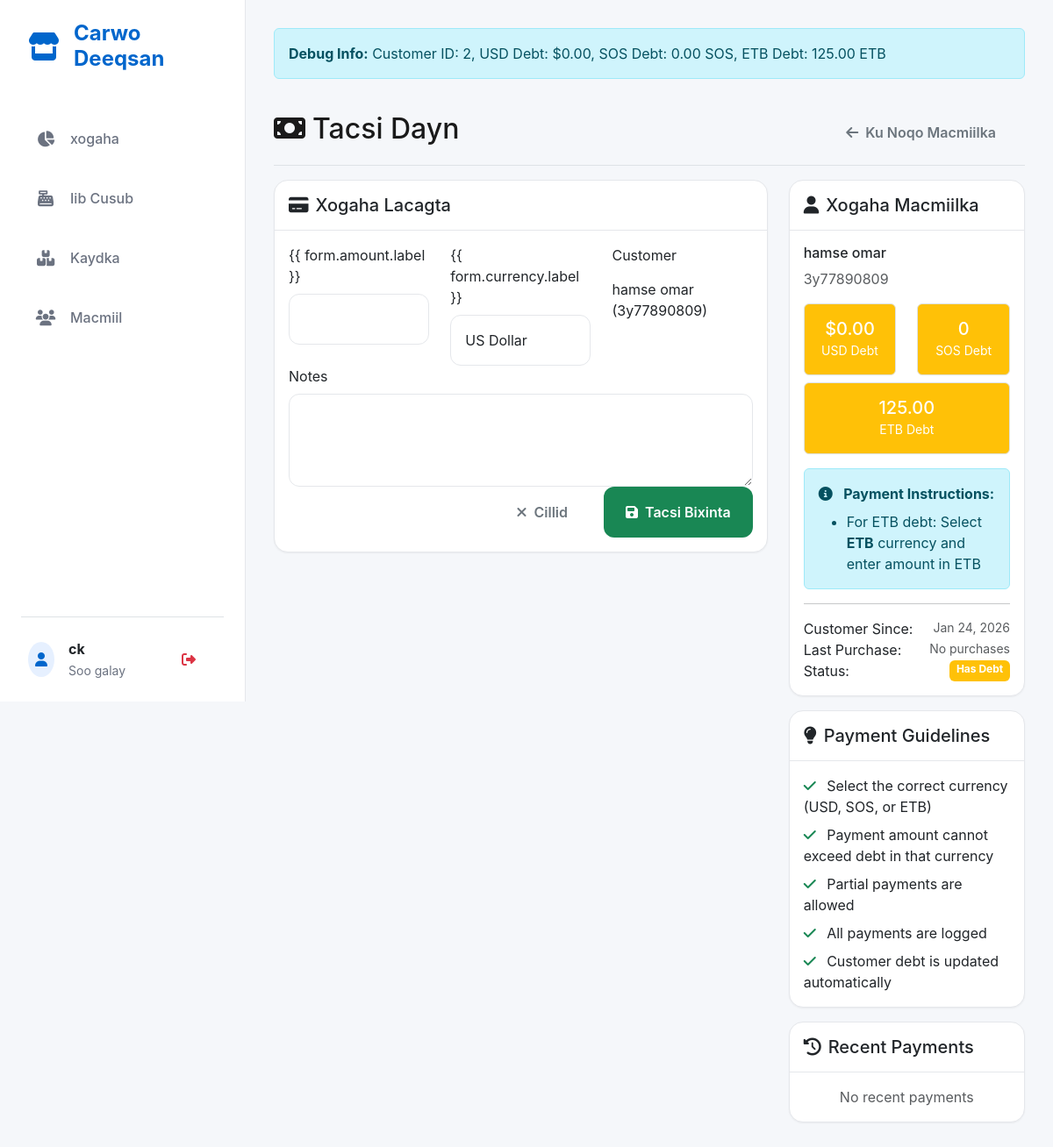
Before: /customers/2/payment/ (signed in) with the older database file.
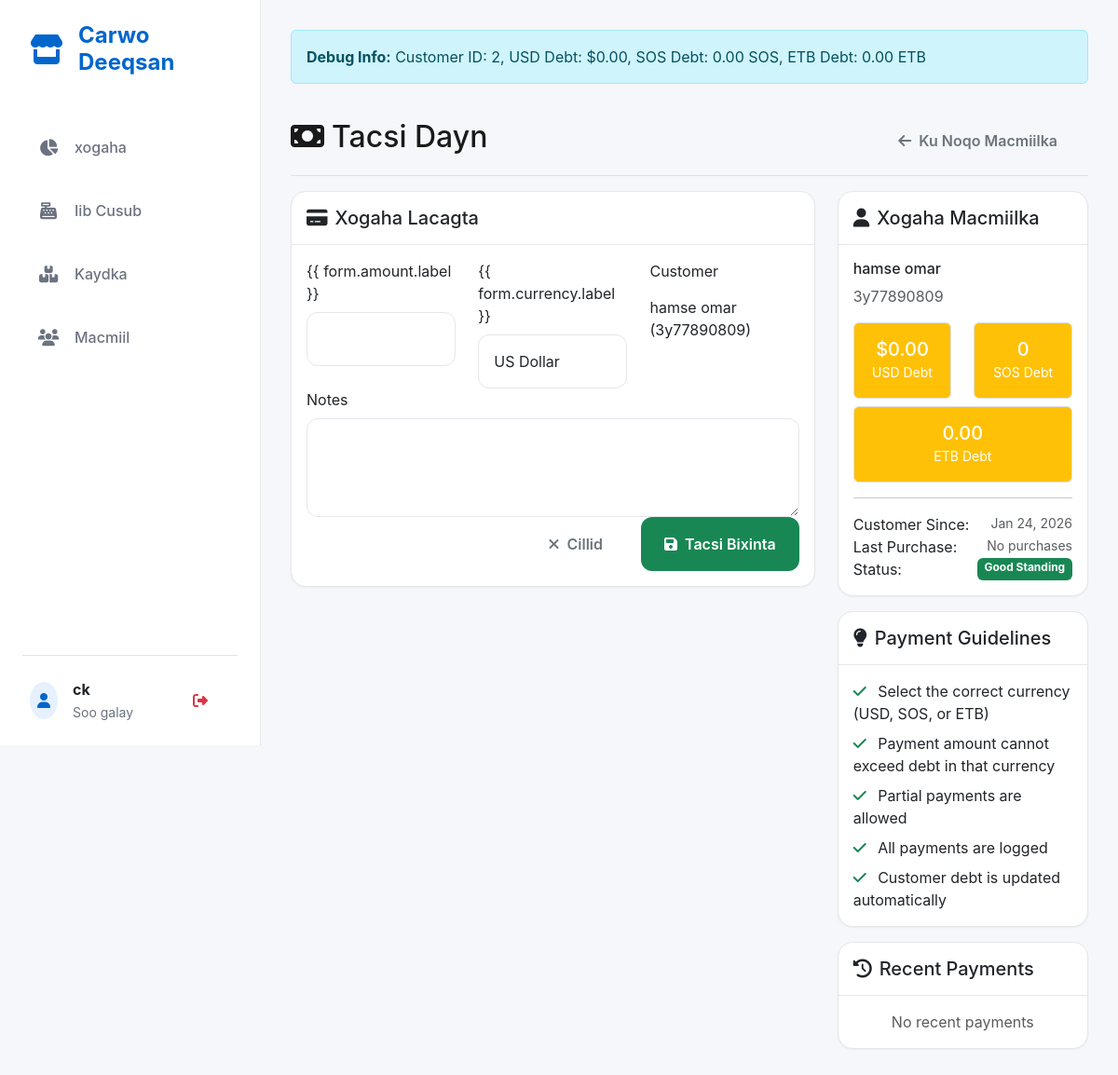
After: the same page with the newer database file.
### core/models.py (models this page shows, shortened)
class Customer(models.Model):
    name = models.CharField(max_length=200, blank=True, null=True)
    phone = models.CharField(max_length=15, blank=True, null=True) # Unique constraint relaxed by migration
    total_debt_usd = models.DecimalField(max_digits=10, decimal_places=2, default=0.00, help_text="Total debt in USD")
    total_debt_sos = models.DecimalField(max_digits=10, decimal_places=2, default=0.00, help_text="Total debt in SOS")
    total_debt_etb = models.DecimalField(max_digits=10, decimal_places=2, default=0.00, help_text="Total debt in ETB")
    date_created = models.DateTimeField(auto_now_add=True)
    last_purchase_date = models.DateTimeField(null=True, blank=True)
    is_active = models.BooleanField(default=True)
    class Meta:
        verbose_name = "Customer"
        verbose_name_plural = "Customers"

### core/views.py (the view)
# urls.py: path('customers/<int:customer_id>/payment/', views.record_debt_payment, name='record_debt_payment'),
@superuser_required
def record_debt_payment(request, customer_id):
    customer = get_object_or_404(Customer, id=customer_id)
    if request.method == 'POST':
        form = DebtPaymentForm(request.POST, customer=customer)
        if form.is_valid():
            payment = form.save(commit=False)
            payment.customer = customer
            payment.user = request.user
            currency = form.cleaned_data.get('currency', 'USD')
            original_amount = form.cleaned_data.get('amount')
            payment.amount = original_amount
            payment.original_currency = currency
            payment.original_amount = original_amount
            if currency == 'USD':
                customer_debt = customer.total_debt_usd
            elif currency == 'SOS':
                customer_debt = customer.total_debt_sos
            elif currency == 'ETB':
                customer_debt = customer.total_debt_etb
            else:
                customer_debt = 0 # specific fallback or error
            if payment.amount > customer_debt:
                messages.error(request, f'Payment amount ({payment.amount} {currency}) cannot exceed total debt ({customer_debt} {currency})')
                return redirect('core:record_debt_payment', customer_id=customer.id)
            payment.save()
            old_debt = Decimal('0.00')
            if currency == 'USD':
                old_debt = customer.total_debt_usd
                customer.total_debt_usd -= payment.amount
                if customer.total_debt_usd < 0:
                    customer.total_debt_usd = Decimal('0.00')
                print(f"Customer USD debt updated: {old_debt} -> {customer.total_debt_usd}")
            elif currency == 'SOS':
                old_debt = customer.total_debt_sos
                customer.total_debt_sos -= payment.amount
                if customer.total_debt_sos < 0:
                    customer.total_debt_sos = Decimal('0.00')
                print(f"Customer SOS debt updated: {old_debt} -> {customer.total_debt_sos}")
            elif currency == 'ETB':
                old_debt = customer.total_debt_etb
                customer.total_debt_etb -= payment.amount
                if customer.total_debt_etb < 0:
                    customer.total_debt_etb = Decimal('0.00')
                print(f"Customer ETB debt updated: {old_debt} -> {customer.total_debt_etb}")
            customer.save()
            remaining_payment = payment.amount
            sales_model = Sale # Default to legacy
            if currency == 'USD':
                sales_model = SaleUSD
            elif currency == 'SOS':
                sales_model = SaleSOS
            elif currency == 'ETB':
                sales_model = SaleETB
            if sales_model == Sale:
                 customer_sales_with_debt = sales_model.objects.filter(
                    customer=customer,
                    debt_amount__gt=0,
                    currency=currency
                ).order_by('date_created')
            else:
                 customer_sales_with_debt = sales_model.objects.filter(
                    customer=customer,
                    debt_amount__gt=0
                ).order_by('date_created')
            for sale in customer_sales_with_debt:
                if remaining_payment <= 0:
                    break
                if sale.debt_amount <= remaining_payment:
                    sale.amount_paid += sale.debt_amount
                    remaining_payment -= sale.debt_amount
                    sale.save()  # save() method automatically recalculates debt_amount based on total_amount and amount_paid
                    print(f"Sale {sale.id} fully paid, amount_paid updated to {sale.amount_paid}, debt_amount: {sale.debt_amount}")
                else:
                    sale.amount_paid += remaining_payment
                    remaining_payment = Decimal('0.00')
                    sale.save()  # save() method automatically recalculates debt_amount based on total_amount and amount_paid
                    print(f"Sale {sale.id} partially paid, amount_paid updated to {sale.amount_paid}, debt reduced to {sale.debt_amount}")
            if currency == 'USD':
                print(f"Debt payment recorded: {old_debt} -> {customer.total_debt_usd}")
            elif currency == 'SOS':
                print(f"Debt payment recorded: {old_debt} -> {customer.total_debt_sos}")
            elif currency == 'ETB':
                print(f"Debt payment recorded: {old_debt} -> {customer.total_debt_etb}")
            if currency == 'USD':
                new_debt = customer.total_debt_usd
            elif currency == 'SOS':
                new_debt = customer.total_debt_sos
            elif currency == 'ETB':
                new_debt = customer.total_debt_etb
            else:
                new_debt = Decimal('0.00')
            log_audit_action(
                request.user, 'DEBT_PAID', 'Customer', customer.id,
                f'Recorded payment of {payment.amount} {currency}. Debt reduced from {old_debt} to {new_debt} {currency}',
                request.META.get('REMOTE_ADDR')
            )
            messages.success(request, f'Payment of {payment.amount} {currency} recorded successfully! Debt reduced to {new_debt} {currency}')
            return redirect('core:customer_detail', customer_id=customer.id)
    else:
        form = DebtPaymentForm(customer=customer)
    current_debt_usd = customer.total_debt_usd
    current_debt_sos = customer.total_debt_sos
    context = {
        'customer': customer,
        'form': form,
        'current_debt_usd': current_debt_usd,
        'current_debt_sos': current_debt_sos,
        'current_debt_etb': customer.total_debt_etb,
    }
    return render(request, 'core/record_debt_payment.html', context)

### core/forms.py (shortened to what this page needs)
class DebtPaymentForm(forms.ModelForm):
    CURRENCY_CHOICES = [
        ('USD', 'US Dollar'),
        ('SOS', 'Somaliland Shilling'),
        ('ETB', 'Ethiopian Birr'),
    ]
    currency = forms.ChoiceField(
        choices=CURRENCY_CHOICES,
        initial='USD',
        widget=forms.Select(attrs={'class': 'form-control'})
    )
    class Meta:
        model = DebtPayment
        fields = ['amount', 'notes']  # Removed customer field since it's passed from view
        widgets = {
            'notes': forms.Textarea(attrs={'rows': 3}),
        }
    def __init__(self, *args, **kwargs):
        self.customer = kwargs.pop('customer', None)
        super().__init__(*args, **kwargs)
        self.fields['amount'].widget.attrs.update({'class': 'form-control', 'step': '0.01', 'min': '0.01'})
        self.fields['notes'].widget.attrs.update({'class': 'form-control'})

### core/templates/core/record_debt_payment.html (shortened to what the changed rows need)
{% extends 'core/base.html' %}
{% block content %}
<div class="alert alert-info">
    <strong>Debug Info:</strong>
    Customer ID: {{ customer.id }},
    USD Debt: ${{ current_debt_usd|floatformat:2 }},
    SOS Debt: {{ current_debt_sos|floatformat:2 }} SOS,
    ETB Debt: {{ current_debt_etb|floatformat:2 }} ETB
</div>
<div class="d-flex justify-content-between flex-wrap flex-md-nowrap align-items-center pt-3 pb-2 mb-3 border-bottom">
    <h1 class="h2">
        <i class="fas fa-money-bill me-2"></i>Tacsi Dayn
    </h1>
    <div class="btn-toolbar mb-2 mb-md-0">
    </div>
</div>
<div class="row">
    <div class="col-lg-8">
        <div class="card">
            <div class="card-body">
                <form method="post">
                    <div class="row">
                        <div class="col-md-4">
                            <label class="form-label">Customer</label>
                            <div class="form-control-plaintext">{{ customer.name }} ({{ customer.phone }})</div>
                        </div>
                    </div>
                </form>
            </div>
        </div>
    </div>
    <div class="col-lg-4">
        <div class="card">
            <div class="card-body">
                <h6>{{ customer.name }}</h6>
                <p class="text-muted">{{ customer.phone }}</p>
                <div class="row text-center">
                    <div class="col-6">
                        <div class="border rounded p-3 bg-warning text-white">
                            <h5 class="mb-0">${{ current_debt_usd|floatformat:2 }}</h5>
                            <small>USD Debt</small>
                        </div>
                    </div>
                    <div class="col-6">
                        <div class="border rounded p-3 bg-warning text-white">
                            <h5 class="mb-0">{{ current_debt_sos|floatformat:0 }}</h5>
                            <small>SOS Debt</small>
                        </div>
                    </div>
                </div>
                <div class="row text-center mt-2">
                    <div class="col-12">
                        <div class="border rounded p-3 bg-warning text-white">
                            <h5 class="mb-0">{{ current_debt_etb|floatformat:2 }}</h5>
                            <small>ETB Debt</small>
                        </div>
                    </div>
                </div>
                {% if current_debt_usd > 0 or current_debt_sos > 0 or current_debt_etb > 0 %}
                <div class="alert alert-info mt-3">
                    <i class="fas fa-info-circle me-2"></i>
                    <strong>Payment Instructions:</strong>
                    <ul class="mb-0 mt-2">
                        {% if current_debt_etb > 0 %}
                        <li>For ETB debt: Select <strong>ETB</strong> currency and enter amount in ETB</li>
                        {% endif %}
                    </ul>
                </div>
                {% endif %}
                <hr>
                <div class="d-flex justify-content-between">
                    <span>Customer Since:</span>
                    <small class="text-muted">{{ customer.date_created|date:"M d, Y" }}</small>
                </div>
                <div class="d-flex justify-content-between">
                    <span>Last Purchase:</span>
                    <small class="text-muted">
                    </small>
                </div>
                <div class="d-flex justify-content-between">
                    <span>Status:</span>
                    {% if current_debt_usd > 0 or current_debt_sos > 0 or current_debt_etb > 0 %}
                    <span class="badge bg-warning">Has Debt</span>
                    {% else %}
                    <span class="badge bg-success">Good Standing</span>
                    {% endif %}
                </div>
            </div>
        </div>
    </div>
</div>
{% endblock %}

Changed rows visible on the page:
changed Customer "hamse omar": total_debt_etb "125.00" → "0.00"
Other visible differences:
text no longer shown: "Payment Instructions: For ETB debt: Select ETB currency and enter amount in ETB Has Debt"
text now shown: "Good Standing"
